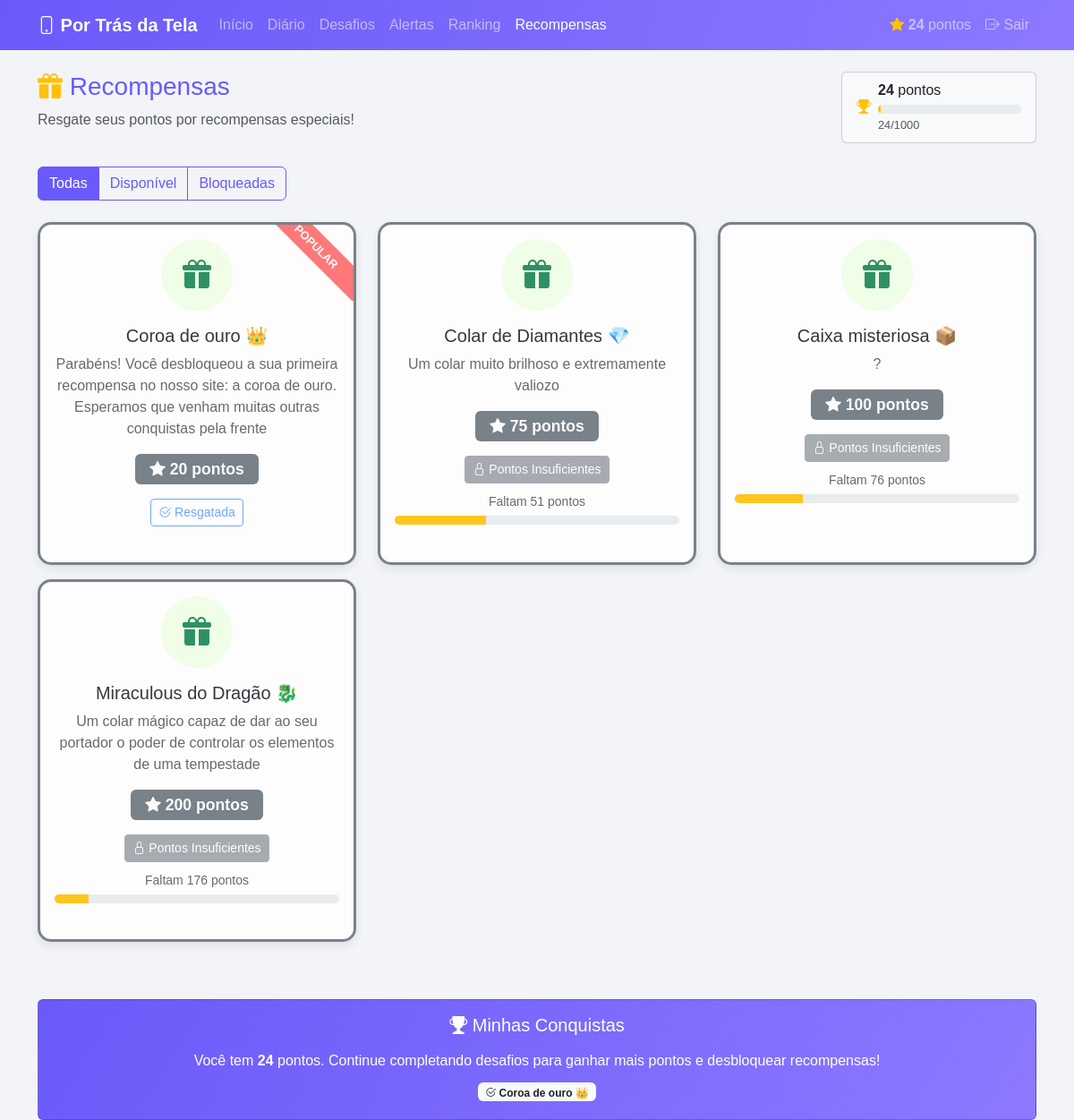
The app's page /recompensas/ (signed in) with its own data.
### app/models.py (models this page shows, shortened)
class Recompensa(models.Model):
    nome = models.CharField(max_length=100, verbose_name="Nome da recompensa")
    descricao = models.TextField(verbose_name="Descrição")
    pontos_necessarios = models.IntegerField(verbose_name="Pontos necessários para desbloquear")
    class Meta:
        verbose_name = "Recompensa"
        verbose_name_plural = "Recompensas"

### app/views.py (the view)
# urls.py: path('recompensas/', views.recompensa, name='recompensa'),
@login_required(login_url="login")
def recompensa(request):
    perfil = get_object_or_404(usuarios, user=request.user)
    recompensas = Recompensa.objects.all().order_by('pontos_necessarios')
    recompensas_com_status = []
    for r in recompensas:
        ja_resgatada = perfil.recompensas_resgatadas.filter(id=r.id).exists()
        disponivel = (perfil.pontos >= r.pontos_necessarios) and not ja_resgatada
        pontos_faltando = max(0, r.pontos_necessarios - perfil.pontos)
        if r.pontos_necessarios > 0:
            progress_percent = min(100, int((perfil.pontos / r.pontos_necessarios) * 100))
        else:
            progress_percent = 100
        recompensas_com_status.append({
            'recompensa': r,
            'disponivel': disponivel,
            'ja_resgatada': ja_resgatada,
            'pontos_faltando': pontos_faltando,
            'progress_percent': progress_percent,
        })
    META = 1000
    geral_percent = min(100, int((perfil.pontos / META) * 100)) if META > 0 else 0
    context = {
        'pontos_usuario': perfil.pontos,
        'recompensas_com_status': recompensas_com_status,
        'recompensas_resgatadas': perfil.recompensas_resgatadas.all(),
        'geral_meta': META,
        'geral_percent': geral_percent,
    }
    return render(request, "recompensa.html", context)

### app/templates/recompensa.html (shortened to what this page needs)
<!DOCTYPE html>
<html lang="pt-br">
<head>
    <link href="https://cdn.jsdelivr.net/npm/bootstrap@5.3.0/dist/css/bootstrap.min.css" rel="stylesheet">
    <link rel="stylesheet" href="https://cdn.jsdelivr.net/npm/bootstrap-icons@1.10.0/font/bootstrap-icons.css">
</head>
<body>
    <nav class="navbar navbar-expand-lg navbar-dark" style="background: linear-gradient(120deg, #6a5af9, #8c79ff);">
        <div class="container">
            <a class="navbar-brand" href="{% url 'index' %}">
                <i class="bi bi-phone"></i> Por Trás da Tela
            </a>
            <div class="collapse navbar-collapse" id="navbarNav">
                <ul class="navbar-nav me-auto">
                    <li class="nav-item">
                        <a class="nav-link" href="{% url 'index' %}">Início</a>
                    </li>
                    <li class="nav-item">
                        <a class="nav-link" href="{% url 'diario' %}">Diário</a>
                    </li>
                    <li class="nav-item">
                        <a class="nav-link" href="{% url 'desafios' %}">Desafios</a>
                    </li>
                    <li class="nav-item">
                        <a class="nav-link" href="{% url 'alerta' %}">Alertas</a>
                    </li>
                    <li class="nav-item">
                        <a class="nav-link" href="{% url 'ranking' %}">Ranking</a>
                    </li>
                    <li class="nav-item">
                        <a class="nav-link active" href="{% url 'recompensa' %}">Recompensas</a>
                    </li>
                </ul>
                <div class="navbar-nav">
                    <span class="nav-link">
                        <i class="bi bi-star-fill text-warning"></i>
                        <strong id="userPoints">{{ pontos_usuario|default:0 }}</strong> pontos
                    </span>
                    <a class="nav-link" href="{% url 'logout' %}">
                        <i class="bi bi-box-arrow-right"></i> Sair
                    </a>
                </div>
            </div>
        </div>
    </nav>
    <div class="container mt-4">
        <div class="row mb-4">
            <div class="col">
                <h1 class="h3" style="color: #6a5af9;">
                    <i class="bi bi-gift-fill text-warning"></i> Recompensas
                </h1>
                <p class="text-muted">Resgate seus pontos por recompensas especiais!</p>
            </div>
            <div class="col-auto">
                <div class="card bg-light">
                    <div class="card-body py-2">
                        <div class="d-flex align-items-center">
                            <i class="bi bi-trophy-fill text-warning me-2"></i>
                            <div>
                                <strong id="currentPoints">{{ pontos_usuario|default:0 }}</strong> pontos
                                <div class="progress mt-1" style="width: 160px;">
                                    <div class="progress-bar bg-warning" style="width: {{ geral_percent|default:0 }}%"></div>
                                </div>
                                <small class="text-muted progress-percentage">
                                    {{ pontos_usuario|default:0 }}/{{ geral_meta|default:1000 }}
                                </small>
                            </div>
                        </div>
                    </div>
                </div>
            </div>
        </div>
        <div class="row mb-4">
            <div class="col">
                <div class="btn-group flex-wrap" role="group">
                    <button type="button" class="btn btn-outline-primary category-btn active" data-category="all">
                        Todas
                    </button>
                    <button type="button" class="btn btn-outline-primary category-btn" data-category="available">
                        Disponível
                    </button>
                    <button type="button" class="btn btn-outline-primary category-btn" data-category="locked">
                        Bloqueadas
                    </button>
                </div>
            </div>
        </div>
        <div class="row" id="rewardsGrid">
            {% for item in recompensas_com_status %}
            <div class="col-md-6 col-lg-4 mb-3" data-category="{% if item.disponivel %}available{% else %}locked{% endif %}">
                <div class="card reward-card {% if item.disponivel %}reward-available{% else %}reward-locked{% endif %} h-100 position-relative">
                    {% if forloop.first %}
                    <div class="ribbon">POPULAR</div>
                    {% endif %}
                    <div class="card-body text-center">
                        <div class="reward-icon
                            {% if 'tempo' in item.recompensa.nome.lower %}reward-time
                            {% elif 'jogo' in item.recompensa.nome.lower %}reward-game
                            {% elif 'atividade' in item.recompensa.nome.lower %}reward-activity
                            {% else %}reward-treat{% endif %}">
                            <i class="bi
                                {% if 'tempo' in item.recompensa.nome.lower %}bi-clock-fill
                                {% elif 'jogo' in item.recompensa.nome.lower %}bi-joystick
                                {% elif 'atividade' in item.recompensa.nome.lower %}bi-bicycle
                                {% else %}bi-gift-fill{% endif %}"></i>
                        </div>
                        <h5 class="card-title">{{ item.recompensa.nome }}</h5>
                        <p class="card-text text-muted">{{ item.recompensa.descricao }}</p>
                        <div class="mb-3">
                            <span class="badge {% if item.disponivel %}bg-warning{% else %}bg-secondary{% endif %} points-badge">
                                <i class="bi bi-star-fill"></i> {{ item.recompensa.pontos_necessarios }} pontos
                            </span>
                        </div>
                        {% if item.ja_resgatada %}
                            <button class="btn btn-outline-primary btn-sm" disabled>
                                <i class="bi bi-check2-circle"></i> Resgatada
                            </button>
                        {% elif item.disponivel %}
                            <button class="btn btn-success btn-sm" onclick="redeemReward({{ item.recompensa.id }}, {{ item.recompensa.pontos_necessarios }})">
                                <i class="bi bi-gift"></i> Resgatar
                            </button>
                        {% else %}
                            <button class="btn btn-secondary btn-sm" disabled>
                                <i class="bi bi-lock"></i> Pontos Insuficientes
                            </button>
                            <div class="mt-2">
                                <small class="text-muted">Faltam {{ item.pontos_faltando }} pontos</small>
                                <div class="progress mt-1">
                                    <div class="progress-bar bg-warning" style="width: {{ item.progress_percent|default:0 }}%"></div>
                                </div>
                            </div>
                        {% endif %}
                    </div>
                </div>
            </div>
            {% empty %}
            <div class="col-12 text-center py-5" id="emptyState">
                <i class="bi bi-gift display-1 text-muted"></i>
                <h3 class="text-muted mt-3">Nenhuma recompensa disponível</h3>
                <p class="text-muted">Novas recompensas serão adicionadas em breve!</p>
            </div>
            {% endfor %}
        </div>
        <div class="row mt-5">
            <div class="col-12">
                <div class="card" style="background: linear-gradient(120deg, #6a5af9, #8c79ff); color: white;">
                    <div class="card-body text-center">
                        <h4 class="h5 mb-3">
                            <i class="bi bi-trophy-fill"></i> Minhas Conquistas
                        </h4>
                        <p class="mb-2">
                            {% if pontos_usuario|default:0 > 0 %}
                                Você tem <strong id="minhasPontos">{{ pontos_usuario|default:0 }}</strong> pontos.
                                Continue completando desafios para ganhar mais pontos e desbloquear recompensas!
                            {% else %}
                                Complete desafios para ganhar pontos e desbloquear recompensas especiais!
                            {% endif %}
                        </p>
                        <div>
                            {% if recompensas_resgatadas %}
                                {% for r in recompensas_resgatadas %}
                                    <span class="badge bg-light text-dark mx-1 my-1">
                                        <i class="bi bi-check2-circle"></i> {{ r.nome }}
                                    </span>
                                {% endfor %}
                            {% else %}
                                <small class="text-light-50">Nenhuma conquista ainda.</small>
                            {% endif %}
                        </div>
                    </div>
                </div>
            </div>
        </div>
    </div>
</body>
</html>

### app/templates/recompensa.html (style rules this page uses)
body { font-family: "Poppins", sans-serif; background: #f2f4f8; color: #333; }
.navbar-brand { font-weight: 600; }
.reward-card { border-radius: 15px; border: none; box-shadow: 0 4px 12px rgba(0, 0, 0, 0.1); transition: all 0.3s ease; margin-bottom: 1.5rem; overflow: hidden; }
.reward-locked { border: 3px solid #6c757d; opacity: 0.9; }
.reward-icon { width: 80px; height: 80px; border-radius: 50%; display: flex; align-items: center; justify-content: center; font-size: 2rem; margin: 0 auto 1rem; }
.reward-treat { background-color: #f0ffe6; color: #198754; }
.progress { height: 10px; border-radius: 5px; }
.points-badge { font-size: 1.1rem; padding: 0.5rem 1rem; }
.category-btn.active { background-color: #6a5af9 !important; color: white !important; border-color: #6a5af9 !important; }
.ribbon { position: absolute; top: 10px; right: -30px; background: #ff6b6b; color: white; padding: 5px 40px; transform: rotate(45deg); font-weight: bold; font-size: 0.8rem; }
.progress-percentage { font-size: 0.8rem; margin-top: 0.25rem; }
.btn-outline-primary { border-color: #6a5af9; color: #6a5af9; }

### records on screen
Recompensa: shows "POPULAR", recompensa.nome "Coroa de ouro 👑", recompensa.descricao "Parabéns! Você desbloqueou a sua primeira recompensa no nosso site: a coroa de ouro. Esperamos que venham muitas outras conquistas pela frente", recompensa.pontos_necessarios "20", shows "Resgatada", nome "Coroa de ouro 👑"
Recompensa: recompensa.nome "Colar de Diamantes 💎", recompensa.descricao "Um colar muito brilhoso e extremamente valiozo", recompensa.pontos_necessarios "75", pontos_faltando "51", {{ item.progress_percent|default:0 }} 32 (drawn)
Recompensa: recompensa.nome "Caixa misteriosa 📦", recompensa.descricao "?", recompensa.pontos_necessarios "100", pontos_faltando "76", {{ item.progress_percent|default:0 }} 24 (drawn)
Recompensa: recompensa.nome "Miraculous do Dragão 🐉", recompensa.descricao "Um colar mágico capaz de dar ao seu portador o poder de controlar os elementos de uma tempestade", recompensa.pontos_necessarios "200", pontos_faltando "176", {{ item.progress_percent|default:0 }} 12 (drawn)

### other values on screen
{{ pontos_usuario|default:0 }} "24"
{{ geral_meta|default:1000 }} "1000"
